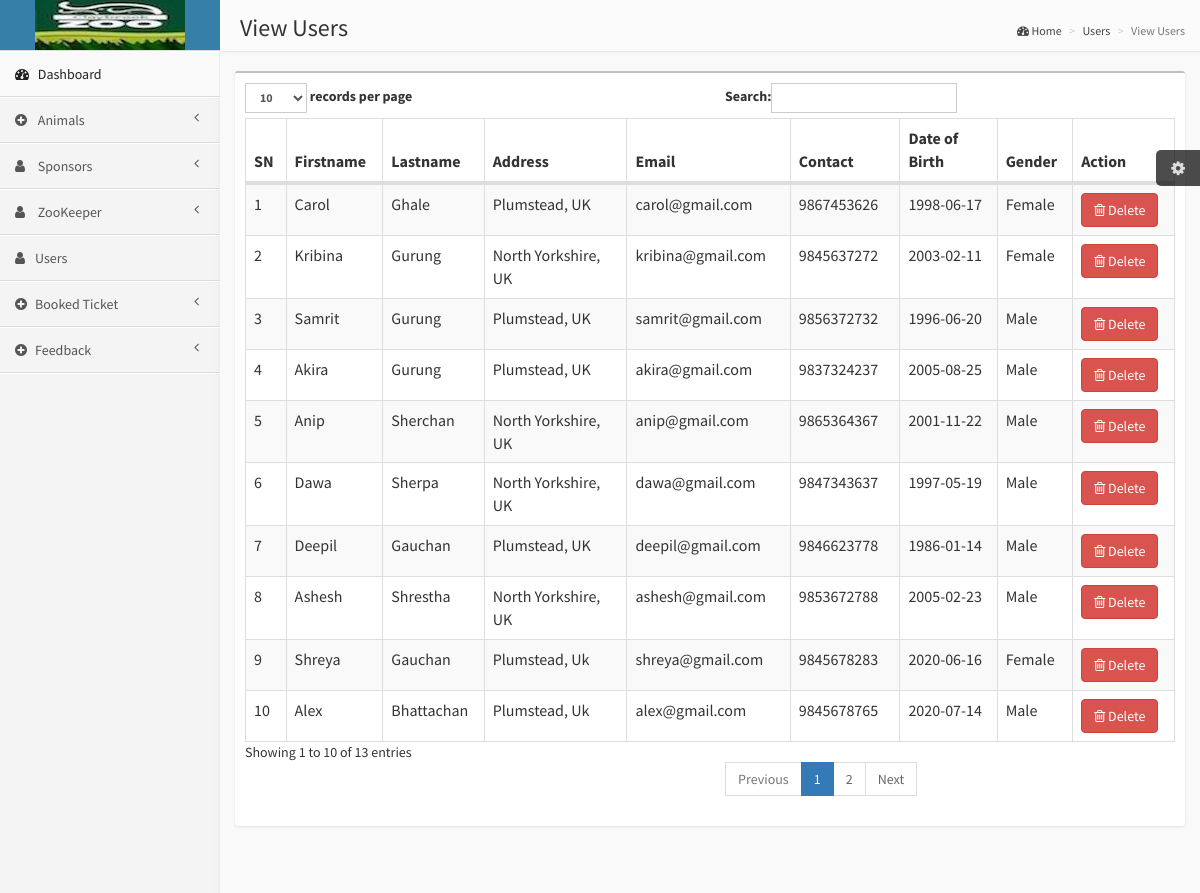
The page /admin/view_users.php on the database its author committed.
### tables this page shows
CREATE TABLE `register` (
  `id` int(11) NOT NULL,
  `firstname` varchar(255) NOT NULL,
  `lastname` varchar(255) NOT NULL,
  `address` varchar(255) NOT NULL,
  `email` varchar(255) NOT NULL,
  `contact` varchar(255) NOT NULL,
  `date_of_birth` date NOT NULL,
  `gender` varchar(255) NOT NULL,
  `username` varchar(255) NOT NULL,
  `password` varchar(255) NOT NULL,
  `user_type` varchar(255) NOT NULL
);

### admin/view_users.php (the view, shortened to what this page needs)
<?php
include 'admin_header.php';
include 'admin_sidebar.php';
$view_users=$connection->prepare("SELECT * FROM register WHERE user_type='user'");
$view_users ->execute();
?>
<aside class="right-side">
    <section class="content-header">
    <h1>View Users</h1>
    <ol class="breadcrumb">
        <li><a href="#"><i class="fa fa-dashboard"></i> Home</a></li>
        <li><a href="#">Users</a></li>
        <li class="active">View Users</li>
    </ol>
    </section>
    <section class="content">
        <div class="row">
            <div class="col-xs-12">
                <div class="box">
                    <div class="box-body table-responsive">
                        <table id="example1" class="table table-bordered table-striped" style="width: 100%;">
                            <thead>
                                <tr>
                                    <th>SN</th>
                                    <th>Firstname</th>
                                    <th>Lastname</th>
                                    <th>Address</th>
                                    <th>Email</th>
                                    <th>Contact</th>
                                    <th>Date of Birth</th>
                                    <th>Gender</th>
                                    <th>Action</th>
                                </tr>
                            </thead>
                            <?php
                            $sn=1;
                            foreach ($view_users as $row) {
                            ?>
                            <tr>
                                <td><?php echo $sn++;?></td>
                                <td><?php echo $row['firstname'];?></td>
                                <td><?php echo $row['lastname'];?></td>
                                <td><?php echo $row['address'];?></td>
                                <td><?php echo $row['email'];?></td>
                                <td><?php echo $row['contact'];?></td>
                                <td><?php echo $row['date_of_birth'];?></td>
                                <td><?php echo $row['gender'];?></td>
                                <td>
                                <a href="#delete<?= $row['id'];?>" class="btn btn-danger" data-toggle="modal"><i class="fa fa-trash-o"></i> Delete</a>
                                </td>
                            </tr>
                        <?php
                        }
                        ?>
                        </table>
                    </div>
                </div>
            </div>
        </div>
    </section>
</aside>

### css/AdminLTE.css (style rules this page uses)
html, body { overflow-x: hidden!important; font-family: 'Source Sans Pro', sans-serif; -webkit-font-smoothing: antialiased; min-height: 100%; background: #f9f9f9; }
a { color: #3c8dbc; }
.right-side, .left-side { min-height: 100%; display: block; }
.right-side { background-color: #f9f9f9; margin-left: 220px; }
.content { padding: 20px 15px; background: #f9f9f9; }
.right-side > .content-header { position: relative; padding: 15px 15px 10px 20px; }
.right-side > .content-header > h1 { margin: 0; font-size: 24px; }
.right-side > .content-header > .breadcrumb { float: right; background: transparent; margin-top: 0px; margin-bottom: 0; font-size: 12px; padding: 7px 5px; position: absolute; top: 15px; right: 10px; -webkit-border-radius: 2px; -moz-border-radius: 2px; border-radius: 2px; }
.right-side > .content-header > .breadcrumb > li > a { color: #444; text-decoration: none; }
.right-side > .content-header > .breadcrumb > li + li:before { content: '>\00a0'; }
.box { position: relative; background: #ffffff; border-top: 2px solid #c1c1c1; margin-bottom: 20px; border-radius: 3px; width: 100%; box-shadow: 0px 1px 3px rgba(0, 0, 0, 0.1); }
.box .box-body { padding: 10px; }
.box .box-body .table { margin-bottom: 0; }
.skin-blue .right-side > .content-header { background: #fbfbfb; box-shadow: 1px 1px 2px rgba(0, 0, 0, 0.1); }

### rows shown on the page
register: firstname "Carol", lastname "Ghale", address "Plumstead, UK", email "carol@gmail.com", contact "9867453626", date_of_birth "1998-06-17", gender "Female"
register: firstname "Kribina", lastname "Gurung", address "North Yorkshire, UK", email "kribina@gmail.com", contact "9845637272", date_of_birth "2003-02-11", gender "Female"
register: firstname "Samrit", lastname "Gurung", address "Plumstead, UK", email "samrit@gmail.com", contact "9856372732", date_of_birth "1996-06-20", gender "Male"
register: firstname "Akira", lastname "Gurung", address "Plumstead, UK", email "akira@gmail.com", contact "9837324237", date_of_birth "2005-08-25", gender "Male"
register: firstname "Anip", lastname "Sherchan", address "North Yorkshire, UK", email "anip@gmail.com", contact "9865364367", date_of_birth "2001-11-22", gender "Male"
register: firstname "Dawa", lastname "Sherpa", address "North Yorkshire, UK", email "dawa@gmail.com", contact "9847343637", date_of_birth "1997-05-19", gender "Male"
register: firstname "Deepil", lastname "Gauchan", address "Plumstead, UK", email "deepil@gmail.com", contact "9846623778", date_of_birth "1986-01-14", gender "Male"
register: firstname "Ashesh", lastname "Shrestha", address "North Yorkshire, UK", email "ashesh@gmail.com", contact "9853672788", date_of_birth "2005-02-23", gender "Male"
register: firstname "Shreya", lastname "Gauchan", address "Plumstead, Uk", email "shreya@gmail.com", contact "9845678283", date_of_birth "2020-06-16", gender "Female"
register: firstname "Alex", lastname "Bhattachan", address "Plumstead, Uk", email "alex@gmail.com", contact "9845678765", date_of_birth "2020-07-14", gender "Male"
